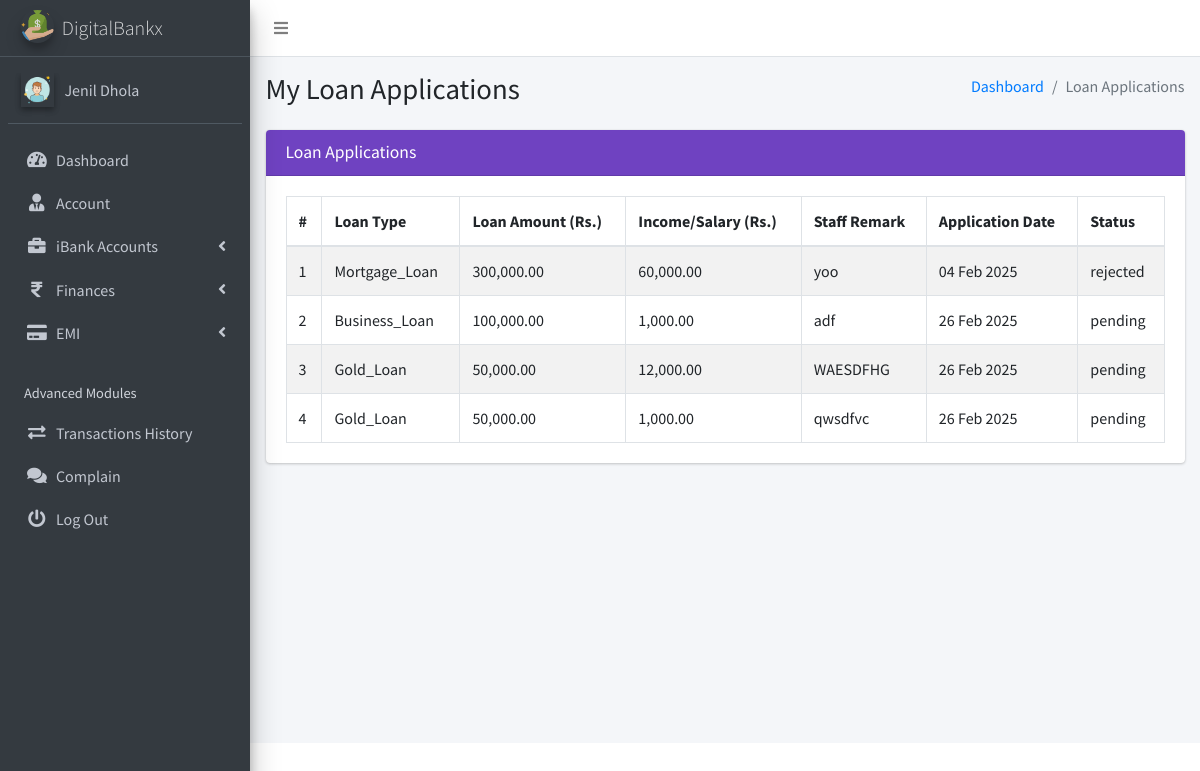
Page /client/loan_status.php (signed in) on the earlier database version.
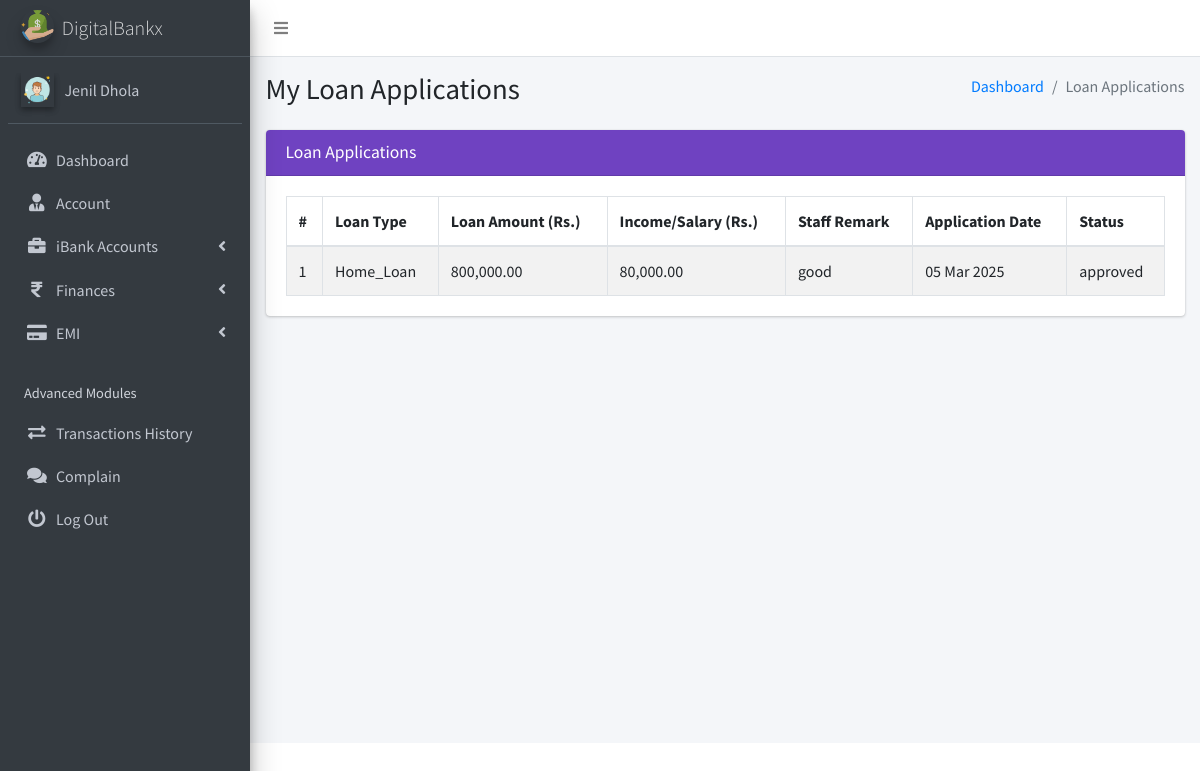
Same page on the later database version.
### tables this page shows
CREATE TABLE `ib_systemsettings` (
  `id` int(20) NOT NULL,
  `sys_name` longtext NOT NULL,
  `sys_tagline` longtext NOT NULL,
  `sys_logo` varchar(200) NOT NULL,
  `is_active` tinyint(1) NOT NULL DEFAULT 1
);

CREATE TABLE `ib_clients` (
  `client_id` int(10) UNSIGNED NOT NULL,
  `name` varchar(200) NOT NULL,
  `phone` varchar(200) NOT NULL,
  `address` varchar(200) NOT NULL,
  `email` varchar(200) NOT NULL,
  `aadhar_number` varchar(12) NOT NULL,
  `pan_number` varchar(10) NOT NULL,
  `password` varchar(200) NOT NULL,
  `profile_pic` varchar(200) NOT NULL,
  `client_number` varchar(200) NOT NULL,
  `is_active` tinyint(1) NOT NULL DEFAULT 1,
  `otp` varchar(10) DEFAULT NULL,
  `otp_expiry` datetime DEFAULT NULL
);

CREATE TABLE `loan_applications` (
  `id` int(10) UNSIGNED NOT NULL,
  `applicant_name` varchar(255) NOT NULL,
  `loan_amount` decimal(10,2) NOT NULL,
  `application_date` datetime DEFAULT current_timestamp(),
  `status` enum('pending','approved','rejected','recommended') NOT NULL,
  `reviewed_by` int(11) DEFAULT NULL,
  `admin_review_id` int(11) DEFAULT NULL,
  `review_date` datetime DEFAULT NULL,
  `staff_remark` text DEFAULT NULL,
  `admin_remark` text NOT NULL,
  `client_id` int(10) UNSIGNED NOT NULL,
  `loan_type_id` int(11) DEFAULT NULL,
  `is_approved_by_staff` tinyint(1) DEFAULT 0,
  `income_salary` decimal(10,2) NOT NULL,
  `loan_duration_years` int(11) NOT NULL DEFAULT 0,
  `loan_duration_months` int(11) NOT NULL DEFAULT 0
);

CREATE TABLE `loan_types` (
  `id` int(11) NOT NULL,
  `type_name` varchar(100) NOT NULL,
  `description` text DEFAULT NULL,
  `interest_rate` decimal(5,2) NOT NULL,
  `max_amount` decimal(15,2) NOT NULL,
  `created_at` timestamp NOT NULL DEFAULT current_timestamp(),
  `is_active` tinyint(1) NOT NULL DEFAULT 1
);

### client/loan_status.php (the view, shortened to what this page needs)
<?php
include('conf/config.php');
$client_id = $_SESSION['client_id'];
$query = "SELECT la.id,
                 la.loan_type_id,
                 lt.type_name AS loan_type,
                 la.loan_amount,
                 la.income_salary,
                 la.staff_remark,
                 la.application_date,
                 la.status
          FROM loan_applications la
          INNER JOIN loan_types lt ON la.loan_type_id = lt.id
          WHERE la.client_id = ?";
$stmt = $mysqli->prepare($query);
$stmt->bind_param('i', $client_id);
$stmt->execute();
$result = $stmt->get_result();
?>
<!DOCTYPE html>
<html lang="en">
<head>
    <?php include("dist/_partials/head.php"); ?>
</head>
<body class="hold-transition sidebar-mini layout-fixed layout-navbar-fixed">
    <div class="wrapper">
        <?php include("dist/_partials/nav.php"); ?>
        <?php include("dist/_partials/sidebar.php"); ?>
        <div class="content-wrapper">
            <section class="content-header">
                <div class="container-fluid">
                    <div class="row mb-2">
                        <div class="col-sm-6">
                            <h1>My Loan Applications</h1>
                        </div>
                        <div class="col-sm-6">
                            <ol class="breadcrumb float-sm-right">
                                <li class="breadcrumb-item"><a href="pages_dashboard.php">Dashboard</a></li>
                                <li class="breadcrumb-item active">Loan Applications</li>
                            </ol>
                        </div>
                    </div>
                </div>
            </section>
            <section class="content">
                <div class="container-fluid">
                    <div class="row">
                        <div class="col-md-12">
                            <div class="card card-purple">
                                <div class="card-header">
                                    <h3 class="card-title">Loan Applications</h3>
                                </div>
                                <div class="card-body">
                                    <table class="table table-bordered table-striped">
                                        <thead>
                                            <tr>
                                                <th>#</th>
                                                <th>Loan Type</th>
                                                <th>Loan Amount (Rs.)</th>
                                                <th>Income/Salary (Rs.)</th>
                                                <th>Staff Remark</th>
                                                <th>Application Date</th>
                                                <th>Status</th>
                                            </tr>
                                        </thead>
                                        <tbody>
                                            <?php
                                            $count = 1;
                                            if ($result && $result->num_rows > 0) {
                                                while ($row = $result->fetch_object()) {
                                                    echo "<tr>";
                                                    echo "<td>" . $count . "</td>";
                                                    echo "<td>" . htmlspecialchars($row->loan_type) . "</td>";
                                                    echo "<td>" . number_format($row->loan_amount, 2) . "</td>";
                                                    echo "<td>" . number_format($row->income_salary, 2) . "</td>";
                                                    echo "<td>" . htmlspecialchars($row->staff_remark) . "</td>";
                                                    echo "<td>" . date('d M Y', strtotime($row->application_date)) . "</td>";
                                                    echo "<td>" . htmlspecialchars($row->status) . "</td>";
                                                    echo "</tr>";
                                                    $count++;
                                                }
                                            } else {
                                                echo "<tr><td colspan='7' class='text-center'>No loan applications found.</td></tr>";
                                            }
                                            ?>
                                        </tbody>
                                    </table>
                                </div>
                            </div>
                        </div>
                    </div>
                </div>
            </section>
        </div>
    </div>
</body>
</html>

### client/dist/_partials/head.php (shortened to what this page needs)
<?php
$ret = "SELECT * FROM `iB_SystemSettings` ";
$stmt = $mysqli->prepare($ret);
$stmt->execute();
$res = $stmt->get_result();
while ($sys = $res->fetch_object()) {
?>
    <head>
        <link rel="stylesheet" href="plugins/overlayScrollbars/css/OverlayScrollbars.min.css">
        <link rel="stylesheet" href="plugins/fontawesome-free/css/all.min.css">
        <link rel="stylesheet" href="https://code.ionicframework.com/ionicons/2.0.1/css/ionicons.min.css">
        <link rel="stylesheet" href="plugins/icheck-bootstrap/icheck-bootstrap.min.css">
        <link rel="stylesheet" href="dist/css/adminlte.min.css">
        <link rel="stylesheet" href="plugins/datatables-bs4/css/dataTables.bootstrap4.css">
        <link rel="stylesheet" type="text/css" href="plugins/datatable/custom_dt_html5.css">
    </head>
<?php
} ?>

### client/dist/_partials/nav.php
<nav class="main-header navbar navbar-expand navbar-white navbar-light">
<ul class="navbar-nav">
      <li class="nav-item">
        <a class="nav-link" data-widget="pushmenu" href="#" role="button"><i class="fas fa-bars"></i></a>
      </li>
    </ul>
</nav>

### client/dist/_partials/sidebar.php (shortened to what this page needs)
<aside class="main-sidebar sidebar-dark-primary elevation-4">
  <?php
  $client_id = $_SESSION['client_id'];
  $ret = "SELECT * FROM iB_clients WHERE client_id = ?";
  $stmt = $mysqli->prepare($ret);
  $stmt->bind_param('i', $client_id);
  $stmt->execute();
  $res = $stmt->get_result();
  while ($row = $res->fetch_object()) {
    $profile_picture = $row->profile_pic
      ? "<img src='../admin/dist/img/$row->profile_pic' class='elevation-2' alt='User Image'>"
      : "<img src='../admin/dist/img/user_icon.png' class='elevation-2' alt='User Image'>";
    $ret = "SELECT * FROM `iB_SystemSettings`";
    $stmt = $mysqli->prepare($ret);
    $stmt->execute();
    $res = $stmt->get_result();
    while ($sys = $res->fetch_object()) {
  ?>
  <a href="pages_dashboard.php" class="brand-link">
    <img src="../admin/dist/img/<?php echo $sys->sys_logo; ?>" alt="iBanking Logo"
      class="brand-image img-circle elevation-3" style="opacity: .8">
    <span class="brand-text font-weight-light"><?php echo $sys->sys_name; ?></span>
  </a>
  <div class="sidebar">
    <div class="user-panel mt-3 pb-3 mb-3 d-flex">
      <div class="image">
        <?php echo $profile_picture; ?>
      </div>
      <div class="info">
        <a href="#" class="d-block"><?php echo $row->name; ?></a>
      </div>
    </div>
    <nav class="mt-2">
      <ul class="nav nav-pills nav-sidebar flex-column" data-widget="treeview" role="menu" data-accordion="false">
        <li class="nav-item">
          <a href="pages_dashboard.php" class="nav-link">
            <i class="nav-icon fas fa-tachometer-alt"></i>
            <p>Dashboard</p>
          </a>
        </li>
        <li class="nav-item">
          <a href="pages_account.php" class="nav-link">
            <i class="nav-icon fas fa-user-tie"></i>
            <p>Account</p>
          </a>
        </li>
        <li class="nav-item has-treeview">
          <a href="#" class="nav-link">
            <i class="nav-icon fas fa-briefcase"></i>
            <p>iBank Accounts <i class="fas fa-angle-left right"></i></p>
          </a>
        </li>
        <li class="nav-item has-treeview">
          <a href="#" class="nav-link">
            <i class="nav-icon fas fa-rupee-sign"></i>
            <p>Finances <i class="fas fa-angle-left right"></i></p>
          </a>
        </li>
        <li class="nav-item has-treeview">
          <a href="#" class="nav-link">
            <i class="nav-icon fas fa-credit-card"></i>
            <p>EMI <i class="fas fa-angle-left right"></i></p>
          </a>
        </li>
        <li class="nav-header">Advanced Modules</li>
        <li class="nav-item">
          <a href="pages_transactions_engine.php" class="nav-link">
            <i class="nav-icon fas fa-exchange-alt"></i>
            <p>Transactions History</p>
          </a>
        </li>
        <li class="nav-item">
          <a href="pages_feedback.php" class="nav-link">
            <i class="nav-icon fas fa-comments"></i>
            <p>Complain</p>
          </a>
        </li>
        <li class="nav-item">
          <a href="pages_logout.php" class="nav-link">
            <i class="nav-icon fas fa-power-off"></i>
            <p>Log Out</p>
          </a>
        </li>
      </ul>
    </nav>
  </div>
</aside>
<?php
    }
  }
?>

Differences in the rows shown:
removed loan_applications: loan_type.type_name "Mortgage_Loan", loan_amount "300,000.00", income_salary "60,000.00", staff_remark "yoo", application_date "04 Feb 2025", status "rejected"
removed loan_applications: loan_type.type_name "Business_Loan", loan_amount "100,000.00", income_salary "1,000.00", staff_remark "adf", application_date "26 Feb 2025", status "pending"
removed loan_applications: loan_type.type_name "Gold_Loan", loan_amount "50,000.00", income_salary "12,000.00", staff_remark "WAESDFHG", application_date "26 Feb 2025", status "pending"
removed loan_applications: loan_type.type_name "Gold_Loan", loan_amount "50,000.00", income_salary "1,000.00", staff_remark "qwsdfvc", application_date "26 Feb 2025", status "pending"
added loan_applications: loan_type.type_name "Home_Loan", loan_amount "800,000.00", income_salary "80,000.00", staff_remark "good", application_date "05 Mar 2025", status "approved"
